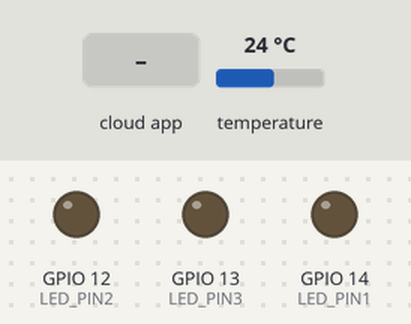
The sketch below on a simulated ESP32. Shown: output pins drawn as LEDs (lit = HIGH). The test bench sets the inputs (shaded band); at power-on: temperature 24 °C. WiFi joins after 1.5 s; servers stay silent unless stated; the Firebase database answers and starts empty; what the sketch prints to the serial monitor is not drawn.

Above: at 2.7 s.
2.8 s: the phone or cloud app sets den to 1
At 13.2 s:
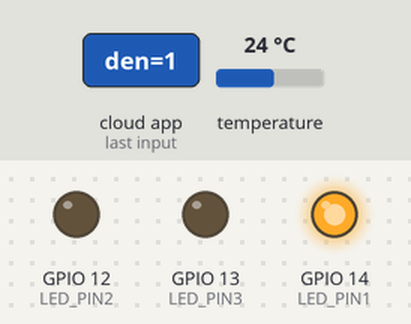
14.0 s: the phone or cloud app sets oxi to 1
At 25.0 s:
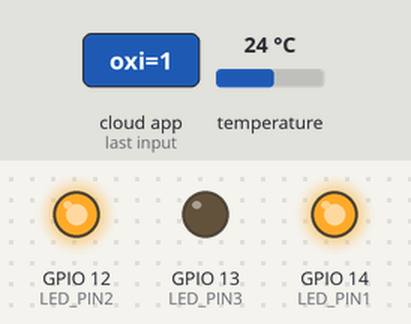
25.5 s: the phone or cloud app sets bom to 1
At 36.7 s:
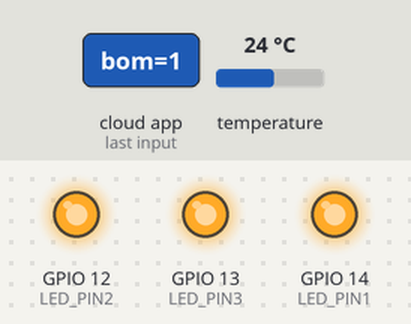
37.1 s: the phone or cloud app sets den to 0
At 47.5 s:
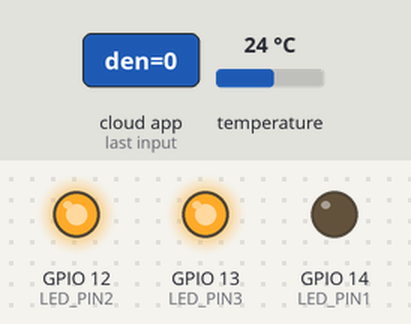
48.1 s: the phone or cloud app sets oxi to 0
At 59.2 s:
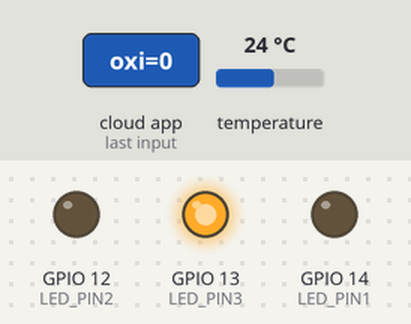
59.6 s: the phone or cloud app sets den to 1
At 70.6 s:
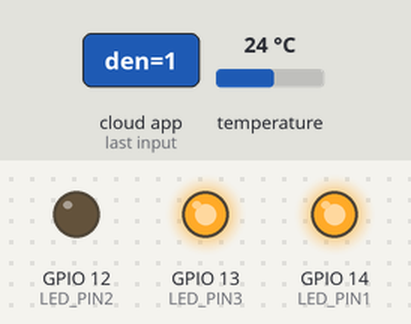
Timing chart, 0 to 71.9 s (numbered marks = the images above; inputs shaded):
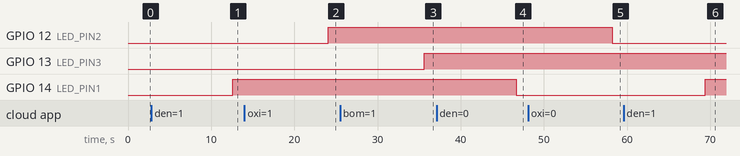

The sketch:

project_ioT.ino
```cpp
#include <Arduino.h>
#include <WiFi.h>
#include <FirebaseESP32.h>
#include <OneWire.h>
#include <DallasTemperature.h>

#define FIREBASE_HOST "https://biot-9f1c0-default-rtdb.firebaseio.com/"
#define FIREBASE_API_KEY "AIzaSyDC0Nyw5aGD2tJ-WtQRWwptDpPP-U5s058"
#define FIREBASE_AUTH "15nrb4s7RicJIW2qkJjo6bTO3N7JP0EsNwzr4u6C"

#define WIFI_SSID "TOTOLINKB"
#define WIFI_PASSWORD "0123456789"

#define ONE_WIRE_BUS 25 // Chân kết nối cảm biến DS18B20
#define LED_PIN1 14       // Chân điều khiển LED
#define LED_PIN2 12       // Chân điều khiển LED
#define LED_PIN3 13       // Chân điều khiển LED

OneWire oneWire(ONE_WIRE_BUS);                // Khởi tạo giao tiếp 1-Wire
DallasTemperature sensors(&oneWire);         // Khởi tạo đối tượng DS18B20
FirebaseData FBase_Data;
FirebaseConfig FBase_Config;
FirebaseAuth FBase_Auth;

void setup() {
  Serial.begin(115200);
  Serial.println("Hello, ESP32!");

  // Kết nối WiFi
  WiFi.begin(WIFI_SSID, WIFI_PASSWORD);
  Serial.print("Dang ket noi WiFi");
  while (WiFi.status() != WL_CONNECTED) {
    Serial.print(".");
    delay(500);
  }
  Serial.println("\nDa ket noi WiFi!");

  // Cấu hình Firebase
  FBase_Config.database_url = FIREBASE_HOST;
  FBase_Config.api_key = FIREBASE_API_KEY;
  if (Firebase.signUp(&FBase_Config, &FBase_Auth, "", "")) {
    Serial.println("Firebase setup OK");
  } else {
    Serial.printf("Firebase signup error: %s\n", FBase_Config.signer.signupError.message.c_str());
  }

  Firebase.begin(&FBase_Config, &FBase_Auth);
  Firebase.reconnectWiFi(true);

  // Bắt đầu giao tiếp DS18B20
  sensors.begin();

  // Cấu hình LED
  pinMode(LED_PIN1, OUTPUT);
  pinMode(LED_PIN2, OUTPUT);
  pinMode(LED_PIN3, OUTPUT);
}

void loop() {
  delay(10000);

  // Đọc nhiệt độ từ DS18B20
  sensors.requestTemperatures();          // Gửi lệnh yêu cầu đọc nhiệt độ
  float t = sensors.getTempCByIndex(0);   // Lấy giá trị nhiệt độ (chỉ số 0 nếu chỉ có một cảm biến)

  Serial.print("Temperature: ");
  Serial.print(t);
  Serial.println("°C");

  // Gửi nhiệt độ lên Firebase
  if (Firebase.setFloat(FBase_Data, "nhietdo", t)) {
    Serial.println("Temperature data sent successfully!");
  } else {
    Serial.println("Failed to send temperature data");
    Serial.println(FBase_Data.errorReason());
  }
  // Đọc trạng thái thiết bị từ Firebase và điều khiển LED
  int ledState1, ledState2, ledState3, ledState4;

  // LED 1
  if (Firebase.getInt(FBase_Data, "thietbi1/den")) {
    if (FBase_Data.dataType() == "int") {
      ledState1 = FBase_Data.intData();
      Serial.print("Trang thai den 1: ");
      Serial.println(ledState1);
      digitalWrite(LED_PIN1, ledState1 ? HIGH : LOW);
    }
  } else {
    Serial.println("Khong doc duoc Firebase cho den 1");
    Serial.println(FBase_Data.errorReason());
  }

  // LED 2
  if (Firebase.getInt(FBase_Data, "thietbi2/oxi")) {
    if (FBase_Data.dataType() == "int") {
      ledState2 = FBase_Data.intData();
      Serial.print("Trang thai oxi: ");
      Serial.println(ledState2);
      digitalWrite(LED_PIN2, ledState2 ? HIGH : LOW);
    }
  } else {
    Serial.println("Khong doc duoc Firebase cho oxi");
    Serial.println(FBase_Data.errorReason());
  }

  // LED 3
  if (Firebase.getInt(FBase_Data, "thietbi3/bom")) {
    if (FBase_Data.dataType() == "int") {
      ledState3 = FBase_Data.intData();
      Serial.print("Trang thai bom: ");
      Serial.println(ledState3);
      digitalWrite(LED_PIN3, ledState3 ? HIGH : LOW);
    }
  } else {
    Serial.println("Khong doc duoc Firebase cho bom");
    Serial.println(FBase_Data.errorReason());
  }
}
```

Measured:
- after the input at 2.8 s, GPIO 14 (LED_PIN1): LOW → HIGH after 9.8 s
- after the input at 14.0 s, GPIO 12 (LED_PIN2): LOW → HIGH after 10.1 s
- after the input at 25.5 s, GPIO 13 (LED_PIN3): LOW → HIGH after 10.1 s
- after the input at 37.1 s, GPIO 14 (LED_PIN1): HIGH → LOW after 9.6 s
- after the input at 48.1 s, GPIO 12 (LED_PIN2): HIGH → LOW after 10.1 s
- after the input at 59.6 s, GPIO 14 (LED_PIN1): LOW → HIGH after 9.8 s
